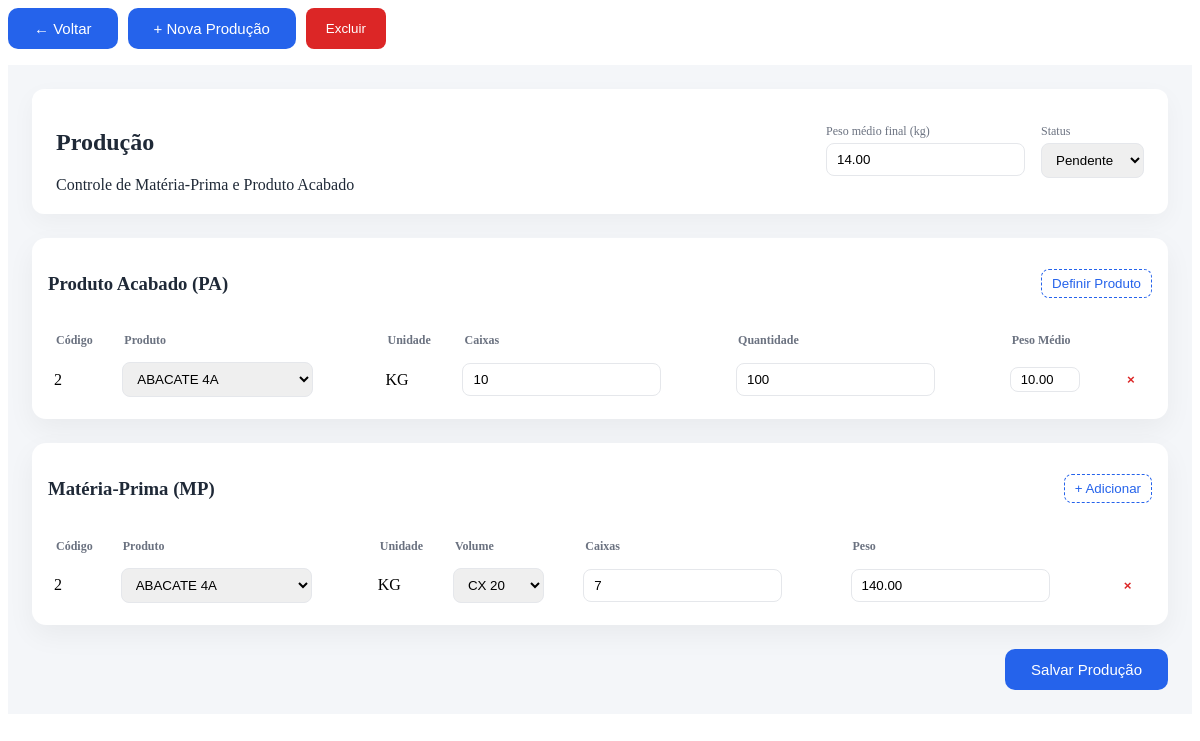
Screenshot of /pages/producao/central_producao_content.php?producao_pa_id=11 with the database file from the repository.
### tables this page shows
CREATE TABLE `producao_pa` (
  `producao_pa_id` int(11) NOT NULL,
  `produto_id` int(11) NOT NULL,
  `quantidade_caixa` int(11) NOT NULL,
  `quantidade` float NOT NULL,
  `peso_medio` float NOT NULL,
  `media_final` float NOT NULL,
  `status` varchar(255) NOT NULL
);

CREATE TABLE `produtos` (
  `produto_id` int(11) NOT NULL,
  `descricao` varchar(255) NOT NULL,
  `sku` varchar(50) DEFAULT NULL,
  `codigo_barras` varchar(50) DEFAULT NULL,
  `unidade` varchar(50) NOT NULL,
  `marca` varchar(100) DEFAULT NULL,
  `modelo` varchar(100) DEFAULT NULL,
  `comprador` varchar(255) DEFAULT NULL,
  `conferente` varchar(255) DEFAULT NULL,
  `observacoes` text DEFAULT NULL,
  `categoria_id` int(11) DEFAULT NULL,
  `preco_custo` decimal(10,2) DEFAULT NULL,
  `preco_venda` decimal(10,2) DEFAULT NULL,
  `controla_estoque` tinyint(1) DEFAULT 1,
  `estoque_minimo` decimal(10,2) DEFAULT 0.00,
  `estoque_maximo` decimal(10,2) DEFAULT NULL,
  `localizacao` varchar(100) DEFAULT NULL,
  `ativo` tinyint(1) NOT NULL,
  `data_criacao` datetime DEFAULT current_timestamp(),
  `usuario_criacao` int(11) DEFAULT NULL,
  `usuario_atualizacao` int(11) DEFAULT NULL,
  `data_atualizacao` datetime DEFAULT current_timestamp() ON UPDATE current_timestamp()
);

CREATE TABLE `producao_mp` (
  `producao_mp_id` int(11) NOT NULL,
  `producao_pa_id` int(11) NOT NULL,
  `produto_id` int(11) NOT NULL,
  `volume_id` int(11) NOT NULL,
  `quantidade_caixa` int(11) NOT NULL,
  `peso_liquido` float NOT NULL
);

CREATE TABLE `volumes` (
  `volume_id` int(11) NOT NULL,
  `volume` varchar(10) DEFAULT NULL,
  `tipo` varchar(3) DEFAULT NULL,
  `quantidade` float DEFAULT NULL
);

### pages/producao/central_producao_content.php (the view, shortened to what this page needs)
<?php
require_once $_SERVER['DOCUMENT_ROOT'] . '/lemyx/config/database.php';
$producaoId = $_GET['producao_pa_id'] ?? null;
$producao = null;
$pa_salvo = [];
$mp_salvos = [];
if ($producaoId) {
    $stmt = $pdo->prepare("
    SELECT media_final, status
    FROM producao_pa
    WHERE producao_pa_id = ?
    ");
    $stmt->execute([$producaoId]);
    $producao = $stmt->fetch(PDO::FETCH_ASSOC);
    $stmt = $pdo->prepare("
        SELECT
            pa.produto_id,
            pa.quantidade_caixa,
            pa.quantidade,
            pa.peso_medio,
            pr.descricao,
            pr.unidade
        FROM producao_pa pa
        JOIN produtos pr ON pr.produto_id = pa.produto_id
        WHERE pa.producao_pa_id = ?
    ");
    $stmt->execute([$producaoId]);
    $pa_salvo = $stmt->fetchAll(PDO::FETCH_ASSOC);
    $stmt = $pdo->prepare("
        SELECT
            mp.produto_id,
            mp.volume_id,
            mp.quantidade_caixa,
            pr.descricao,
            pr.unidade,
            v.quantidade AS volume_quantidade
        FROM producao_mp mp
        JOIN produtos pr ON pr.produto_id = mp.produto_id
        JOIN volumes v ON v.volume_id = mp.volume_id
        WHERE mp.producao_pa_id = ?
    ");
    $stmt->execute([$producaoId]);
    $mp_salvos = $stmt->fetchAll(PDO::FETCH_ASSOC);
}
$produtos = $pdo->query("
    SELECT produto_id, descricao, unidade
    FROM produtos
    ORDER BY descricao
")->fetchAll(PDO::FETCH_ASSOC);
$volumes = $pdo->query("
    SELECT
        volume_id,
        quantidade,
        volume AS descricao
    FROM volumes
    ORDER BY volume
")->fetchAll(PDO::FETCH_ASSOC);
?>
<div style="display:flex; gap:10px; margin-bottom:16px;">
    <button class="btn-primary btn-VoltarProducao">
        ← Voltar
    </button>
    <?php if ($producaoId): ?>
        <button class="btn-primary" onclick="novaProducao()">+ Nova Produção</button>
        <button class="btn-danger" onclick="excluirProducao(<?= (int) $producaoId ?>)">Excluir</button>
    <?php endif; ?>
</div>
<div class="producao-wrapper">
    <div class="producao-header-card">
        <div>
            <h2>Produção</h2>
            <span>Controle de Matéria-Prima e Produto Acabado</span>
        </div>
        <div class="header-fields">
            <div class="field">
                <label>Peso médio final (kg)</label>
                <input type="number" step="0.01" id="media_final" value="<?= $producao['media_final'] ?? '' ?>">
            </div>
            <div class="field">
                <label>Status</label>
                <select id="status">
                    <option value="PENDENTE" <?= ($producao['status'] ?? '') === 'PENDENTE' ? 'selected' : '' ?>>Pendente
                    </option>
                </select>
            </div>
        </div>
    </div>
    <div class="grid">
        <div class="card pa">
            <div class="card-header">
                <h3>Produto Acabado (PA)</h3>
                <button type="button" onclick="addPA()">Definir Produto</button>
            </div>
            <div class="table-responsive" style="max-height: 60vh; overflow-y: auto;">
                <table id="tabela-pa">
                    <thead  style="position: sticky; top: 0; z-index: 2;">
                        <tr>
                            <th>Código</th>
                            <th>Produto</th>
                            <th>Unidade</th>
                            <th>Caixas</th>
                            <th>Quantidade</th>
                            <th>Peso Médio</th>
                            <th></th>
                        </tr>
                    </thead>
                    <tbody>
                        <?php if (!empty($pa_salvo)): ?>
                            <?php foreach ($pa_salvo as $pa): ?>
                                <tr>
                                    <td class="produto-codigo"><?= $pa['produto_id'] ?></td>
                                    <td>
                                        <select onchange="preencherProduto(this)">
                                            <?php foreach ($produtos as $p): ?>
                                                <option value="<?= $p['produto_id'] ?>" data-unidade="<?= $p['unidade'] ?>"
                                                    <?= $p['produto_id'] == $pa['produto_id'] ? 'selected' : '' ?>>
                                                    <?= $p['descricao'] ?>
                                                </option>
                                            <?php endforeach; ?>
                                        </select>
                                    </td>
                                    <td class="produto-unidade"><?= $pa['unidade'] ?></td>
                                    <td><input type="number" class="caixas-pa" value="<?= $pa['quantidade_caixa'] ?>"></td>
                                    <td><input type="number" class="quantidade-pa" step="0.01" value="<?= $pa['quantidade'] ?>">
                                    </td>
                                    <td class="peso-medio-td">
                                        <?php if (strtolower($pa['unidade']) === 'kg'): ?>
                                            <input type="number" class="peso-medio-pa" readonly value="<?= $pa['peso_medio'] ?>">
                                        <?php endif; ?>
                                    </td>
                                    <td><button onclick="this.closest('tr').remove(); atualizarMediaFinal();">×</button></td>
                                </tr>
                            <?php endforeach; ?>
                        <?php endif; ?>
                    </tbody>
                </table>
            </div>
        </div>
        <div class="card mp">
            <div class="card-header">
                <h3>Matéria-Prima (MP)</h3>
                <button type="button" onclick="addMP()">+ Adicionar</button>
            </div>
            <div class="table-responsive" style="max-height: 60vh; overflow-y: auto;">
                <table id="tabela-mp">
                    <thead  style="position: sticky; top: 0; z-index: 2;">
                        <tr>
                            <th>Código</th>
                            <th>Produto</th>
                            <th>Unidade</th>
                            <th>Volume</th>
                            <th>Caixas</th>
                            <th>Peso</th>
                            <th></th>
                        </tr>
                    </thead>
                    <tbody>
                        <?php foreach ($mp_salvos as $mp): ?>
                            <tr>
                                <td class="produto-codigo">
                                    <?= $mp['produto_id'] ?>
                                </td>
                                <td>
                                    <select onchange="preencherProduto(this)">
                                        <?php foreach ($produtos as $p): ?>
                                            <option value="<?= $p['produto_id'] ?>" data-unidade="<?= $p['unidade'] ?>"
                                                <?= $p['produto_id'] == $mp['produto_id'] ? 'selected' : '' ?>>
                                                <?= $p['descricao'] ?>
                                            </option>
                                        <?php endforeach; ?>
                                    </select>
                                </td>
                                <td class="produto-unidade">
                                    <?= $mp['unidade'] ?>
                                </td>
                                <td>
                                    <select data-volume onchange="calcularPesoMP(this.closest('tr'))">
                                        <?php foreach ($volumes as $v): ?>
                                            <option value="<?= $v['volume_id'] ?>" data-quantidade="<?= $v['quantidade'] ?>"
                                                <?= $v['volume_id'] == $mp['volume_id'] ? 'selected' : '' ?>>
                                                <?= $v['descricao'] ?>
                                            </option>
                                        <?php endforeach; ?>
                                    </select>
                                </td>
                                <td><input type="number" class="caixas" value="<?= $mp['quantidade_caixa'] ?>"
                                        oninput="calcularPesoMP(this.closest('tr'))"></td>
                                <td><input type="number" class="peso" readonly
                                        value="<?= number_format($mp['volume_quantidade'] * $mp['quantidade_caixa'], 2, '.', '') ?>">
                                </td>
                                <td><button onclick="this.closest('tr').remove(); atualizarMediaFinal();">×</button></td>
                            </tr>
                        <?php endforeach; ?>
                    </tbody>
                </table>
            </div>
        </div>
        <div class="footer-actions">
            <button class="btn-primary" onclick="salvarProducao()">Salvar Produção</button>
        </div>
    </div>
</div>

### pages/producao/central_producao_content.php (style rules this page uses)
.producao-wrapper { padding: 24px; background: var(--bg); color: var(--text); }
.producao-header-card { background: var(--card); border-radius: 12px; padding: 20px 24px; display: flex; justify-content: space-between; align-items: center; box-shadow: 0 8px 24px rgba(0, 0, 0, .04); margin-bottom: 24px; }
.header-fields { display: flex; gap: 16px; }
.field { display: flex; flex-direction: column; }
.field label { font-size: 12px; color: var(--muted); margin-bottom: 4px; }
input, select { padding: 8px 10px; border-radius: 8px; border: 1px solid var(--border); }
.grid { display: flex; flex-direction: column; gap: 24px; }
.card { background: var(--card); border-radius: 14px; padding: 16px; box-shadow: 0 10px 28px rgba(0, 0, 0, .05); }
.card-header { display: flex; justify-content: space-between; align-items: center; margin-bottom: 12px; }
.card-header button { background: transparent; border: 1px dashed var(--primary); color: var(--primary); padding: 6px 10px; border-radius: 8px; cursor: pointer; }
table { width: 100%; border-collapse: collapse; }
th { font-size: 12px; color: var(--muted); text-align: left; padding: 8px; }
td { padding: 6px; }
td button { background: none; border: none; color: #dc2626; font-weight: bold; cursor: pointer; }
.footer-actions { display: flex; justify-content: flex-end; }
.btn-primary { background: var(--primary); color: #fff; border: none; padding: 12px 26px; font-size: 15px; border-radius: 10px; cursor: pointer; }
.peso-medio-td input.peso-medio-pa { width: 70px; padding: 4px 6px; font-size: 13px; text-align: center; }
#tabela-pa td, #tabela-pa th { vertical-align: middle; }
#tabela-pa td:last-child { width: 30px; text-align: center; }
.btn-danger { background: #dc2626; color: #fff; border: none; padding: 10px 20px; border-radius: 8px; cursor: pointer; }

### rows the page displays
producao_pa: media_final "14.00", status "Pendente", produto "2", produto.descricao "ABACATE 4A", produto.unidade "KG", quantidade_caixa "10", quantidade "100", peso_medio "10.00"
producao_mp: produto "2", produto.descricao "ABACATE 4A", produto.unidade "KG", volume.volume "CX 20", quantidade_caixa "7", volume+quantidade_caixa "140.00"
